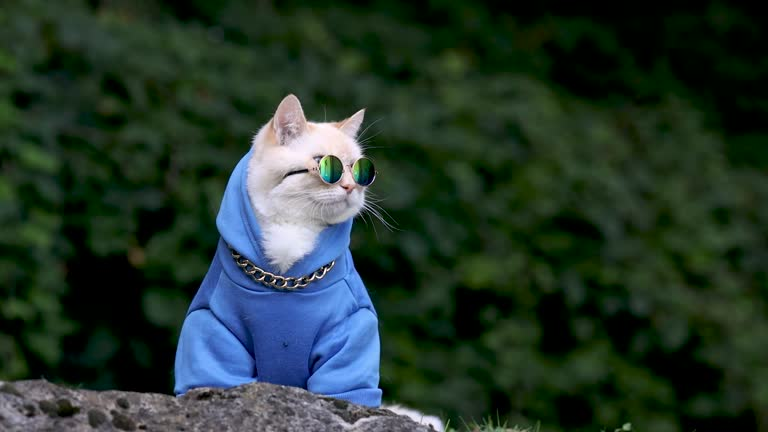
#> input picture Second Year/Semester 3/Computer Vision and Advanced Image Processing in Distributed Virtual Environments/Laboratory 3/input/image3.jpg, 768 x 432 px
$ python -i main.py   (imports and definitions only)
#> lines starting #> are read from the running program, lines starting #| are printed output that depends on the picture
#> further down, picture is the input picture: shape (432, 768, 3); mean B, G, R 43.5, 54, 35.8
import cv2
import tkinter as tk
from tkinter import messagebox
from PIL import Image, ImageTk
from pathlib import Path

BASE_DIR = Path(__file__).parent
INPUT_DIR = BASE_DIR / "input"
OUTPUT_DIR = BASE_DIR / "output"

# [2 lines not run here, left out]

cross = cv2.getStructuringElement(cv2.MORPH_CROSS, (5, 5))
diamond = cv2.getStructuringElement(cv2.MORPH_RECT, (7, 7))
x_shape = cv2.getStructuringElement(cv2.MORPH_CROSS, (5, 5))
square = cv2.getStructuringElement(cv2.MORPH_RECT, (5, 5))


def extract_corners(image, threshold=35):
#> called with threshold = 35
    R1 = cv2.dilate(image, cross)
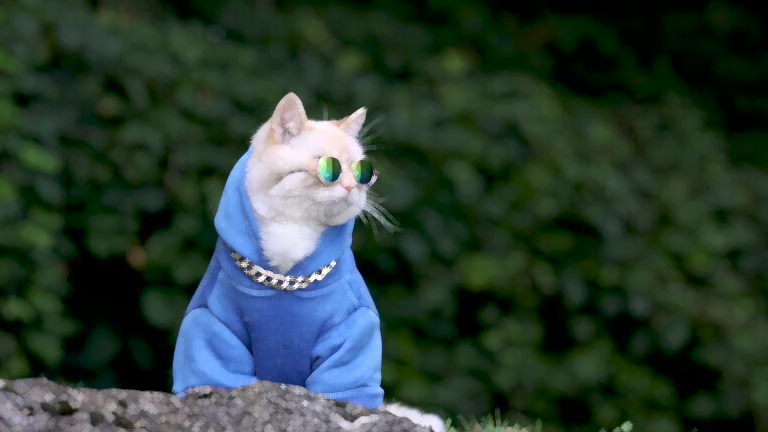
#> R1: shape (432, 768, 3); mean B, G, R 50.3, 60.8, 42.2
    R1 = cv2.erode(R1, diamond)
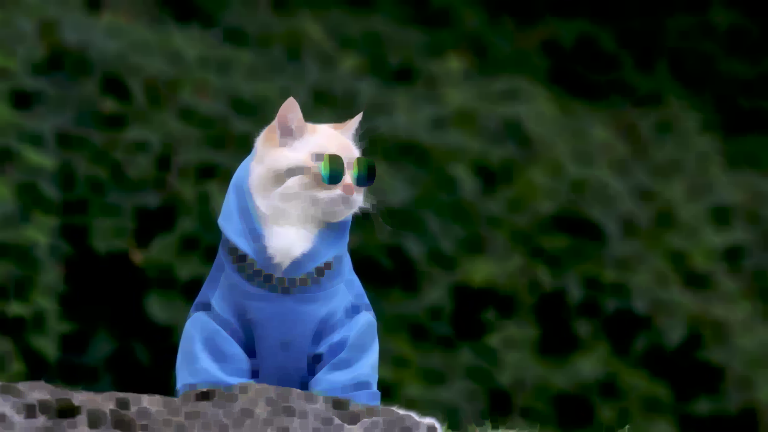
#> R1: shape (432, 768, 3); mean B, G, R 38.7, 49.3, 31.4
    R2 = cv2.dilate(image, x_shape)
    R2 = cv2.erode(R2, square)
    R = cv2.absdiff(R2, R1)
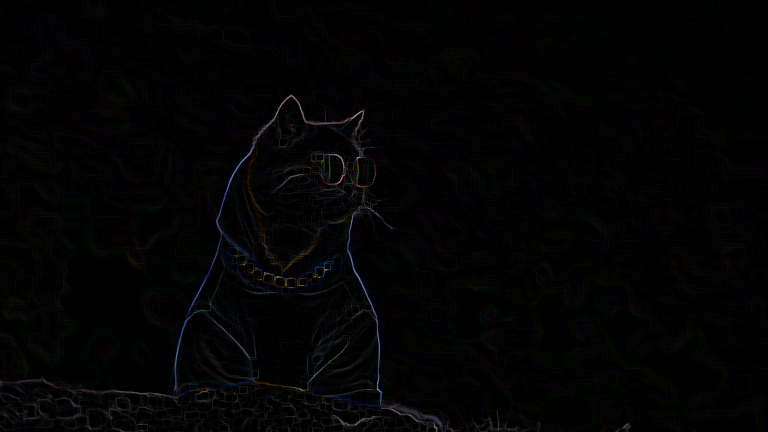
#> R: shape (432, 768, 3); mean B, G, R 3.4, 3.4, 3.1
    _, R_thresh = cv2.threshold(R, threshold, 255, cv2.THRESH_BINARY)
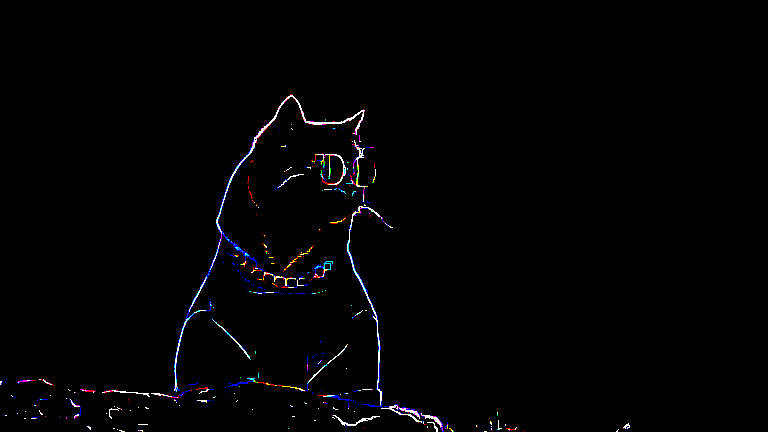
#> R_thresh: shape (432, 768, 3); mean B, G, R 3, 2.2, 2.4
    return R_thresh


# [17 lines left out: functions overlay_corners_on_image, label_tile, not called in this run]


def to_bgr(img):
    return cv2.cvtColor(img, cv2.COLOR_GRAY2BGR) if img.ndim == 2 else img


# [5 lines left out: function resize_height_keep_aspect, not called in this run]


def make_row(tiles_bgr, target_h=400):
    resized = [resize_height_keep_aspect(t, target_h) for t in tiles_bgr]
    return cv2.hconcat(resized)


# [43 lines left out: functions process_single_image, resize_and_convert, not called in this run]


class CornerGalleryApp:
    # [70 lines left out: functions __init__, load_current, prev_image, next_image, on_resize, refresh_display, not called in this run]


# [4 lines not run here, left out]

>>> import cv2
>>> picture = cv2.imread('input/image3.jpg')
>>> result = extract_corners(picture)

$ run again, on Second Year/Semester 3/Computer Vision and Advanced Image Processing in Distributed Virtual Environments/Laboratory 3/input/image1.png
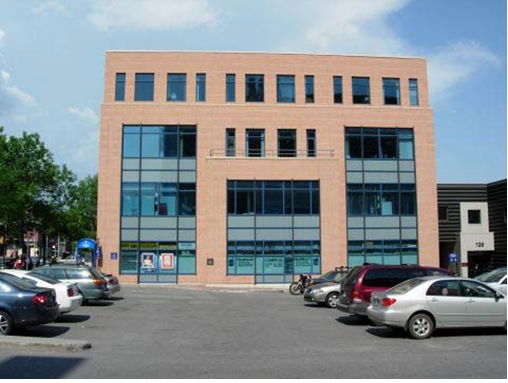
#> input picture Second Year/Semester 3/Computer Vision and Advanced Image Processing in Distributed Virtual Environments/Laboratory 3/input/image1.png, 508 x 383 px
#> picture is the input picture: shape (383, 508, 3); mean B, G, R 140.5, 137.6, 130.6
#> in extract_corners, `R1 = cv2.erode(R1, diamond)`:
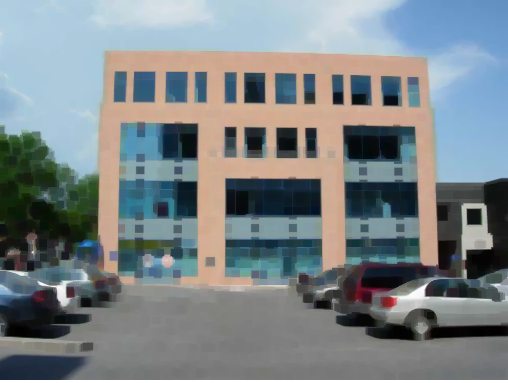
#> R1: shape (383, 508, 3); mean B, G, R 135.5, 132.3, 124.1
#> in extract_corners, `_, R_thresh = cv2.threshold(R, threshold, 255, cv2.THRESH_BINARY)`:
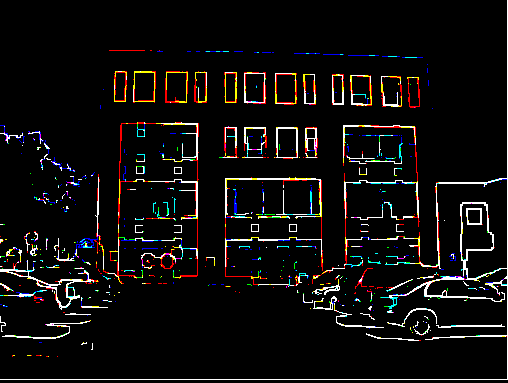
#> R_thresh: shape (383, 508, 3); mean B, G, R 12.7, 13.5, 15.4
